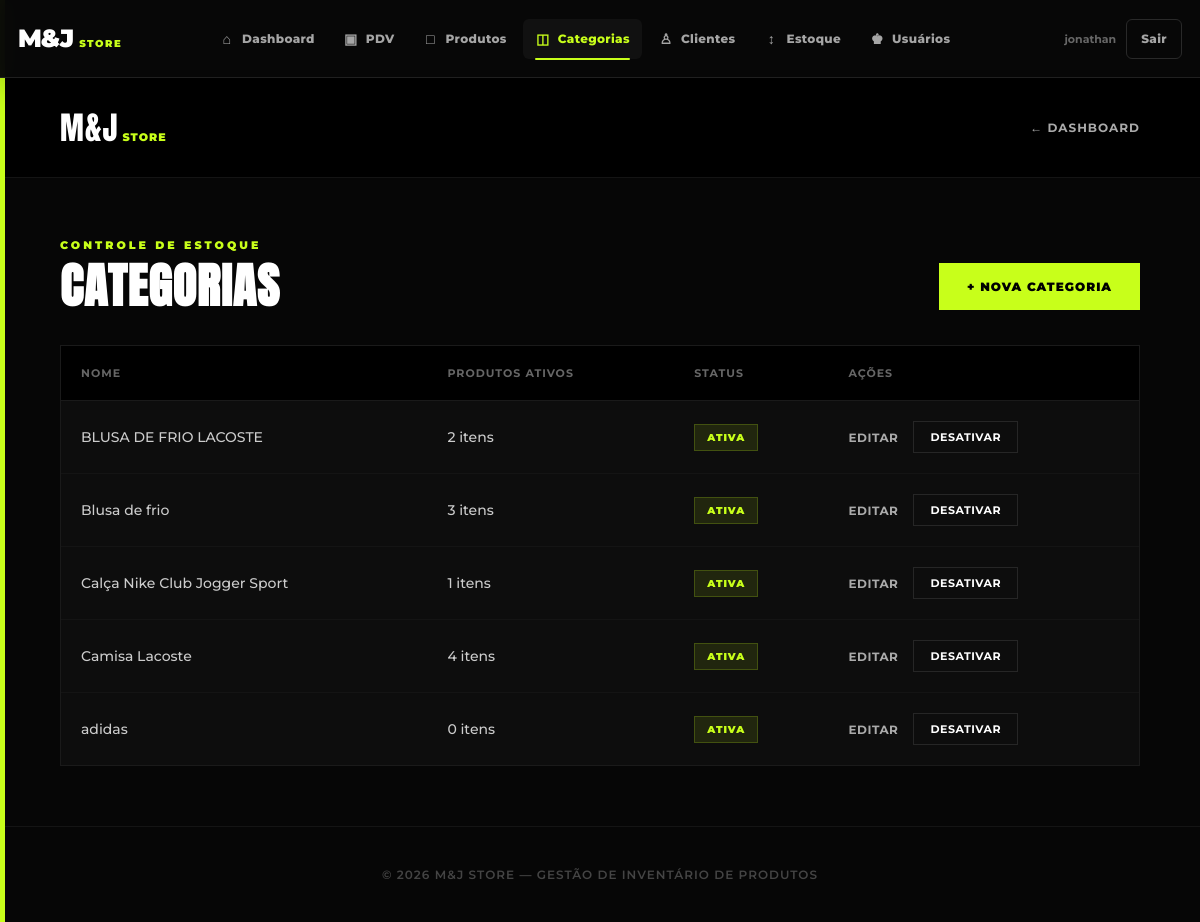
Page /categorias/ (signed in) on the committed database.
### app/models/categoria.py (models this page shows)
class Categoria(Base):
    __tablename__ = "categorias"
    id = Column(Integer, primary_key=True, autoincrement=True, index=True)
    nome = Column(String(100), nullable=False, unique=True)
    ativo = Column(Boolean, default=True)
    produtos = relationship("Produto", back_populates="categoria", lazy="select")

### app/controllers/categoria_controller.py (the view)
@router.get("/", response_class=HTMLResponse)
def listar_categorias(
    request: Request,
    db: Session = Depends(get_db),
    admin=Depends(get_admin)
):
    categorias = (
        db.query(Categoria)
        .order_by(Categoria.nome)
        .all()
    )
    return templates.TemplateResponse(
        request,
        "categorias/index.html",
        {
            "request": request,
            "usuario": admin,
            "categorias": categorias
        }
    )

### app/templates/categorias/index.html (shortened to what this page needs)
<!DOCTYPE html>
<html lang="pt-br">
<head>
    <link rel="stylesheet" href="/static/css/navbar.css">
</head>
<body>
    {% include "shared/navbar.html" %}
<header>
    <a href="/" class="logo-container">
        <span class="logo-main">M&J</span>
        <span class="logo-sub">STORE</span>
    </a>
    <a href="/" class="btn-voltar-painel">← Dashboard</a>
</header>
<main class="container">
    <div class="top-row">
        <div class="titulo-bloco">
            <span class="tag-contexto">Controle de Estoque</span>
            <h1 class="titulo-pagina">Categorias</h1>
        </div>
        <a href="/categorias/nova" class="btn-add-nova">+ Nova Categoria</a>
    </div>
    <div class="table-responsive">
        <table class="mj-table">
            <thead>
                <tr>
                    <th>Nome</th>
                    <th>Produtos Ativos</th>
                    <th>Status</th>
                    <th>Ações</th>
                </tr>
            </thead>
            <tbody>
                {% for c in categorias %}
                <tr>
                    <td class="categoria-nome">{{ c.nome }}</td>
                    <td>
                        {{ c.produtos|length if c.produtos else 0 }} itens
                    </td>
                    <td>
                        {% if c.ativo %}
                            <span class="status-badge ativa">Ativa</span>
                        {% else %}
                            <span class="status-badge inativa">Inativa</span>
                        {% endif %}
                    </td>
                    <td>
                        <div class="actions-cell">
                            <a href="/categorias/{{ c.id }}/editar" class="btn-link-edit">Editar</a>
                            <form action="/categorias/{{ c.id }}/toggle-ativo" method="post" style="display:inline">
                                <button type="submit" class="btn-toggle-status">
                                    {% if c.ativo %}
                                        Desativar
                                    {% else %}
                                        Ativar
                                    {% endif %}
                                </button>
                            </form>
                        </div>
                    </td>
                </tr>
                {% else %}
                <tr>
                    <td colspan="4" class="empty-row">
                        Nenhuma categoria cadastrada.
                    </td>
                </tr>
                {% endfor %}
            </tbody>
        </table>
    </div>
</main>
<footer>
    © 2026 M&J Store — Gestão de Inventário de Produtos
</footer>
</body>
</html>

### app/static/css/navbar.css (style rules this page uses)
:root { --navbar-bg: #080808; --navbar-border: #202020; --navbar-text: #a5a5a5; --navbar-hover: #ffffff; --navbar-neon: #c8ff1a; }
body { padding-top: 78px !important; }

### app/templates/categorias/index.html (style rules this page uses)
* { margin: 0; padding: 0; box-sizing: border-box; font-family: 'Montserrat', sans-serif; }
body { background: #060606; color: #fff; min-height: 100vh; display: flex; flex-direction: column; }
body::before { content: ''; position: fixed; left: 0; top: 0; width: 5px; height: 100%; background: #c8ff1a; z-index: 10; }
header { display: flex; justify-content: space-between; align-items: center; padding: 25px 5%; background-color: #000; border-bottom: 1px solid #141414; }
.logo-container { display: flex; align-items: baseline; text-decoration: none; color: #fff; }
.logo-main { font-family: 'Anton', sans-serif; font-size: 32px; letter-spacing: 1px; text-transform: uppercase; }
.logo-sub { color: #c8ff1a; font-size: 11px; font-weight: 900; margin-left: 4px; letter-spacing: 1px; }
.btn-voltar-painel { text-decoration: none; color: #aaa; font-size: 12px; font-weight: 700; text-transform: uppercase; letter-spacing: 1px; transition: color 0.2s ease; }
.container { max-width: 1200px; width: 100%; margin: 0 auto; padding: 60px 5%; flex: 1; }
.top-row { display: flex; justify-content: space-between; align-items: flex-end; margin-bottom: 35px; gap: 20px; flex-wrap: wrap; }
.titulo-bloco { display: flex; flex-direction: column; }
.tag-contexto { color: #c8ff1a; font-size: 11px; font-weight: 900; letter-spacing: 3px; text-transform: uppercase; }
.titulo-pagina { font-family: 'Anton', sans-serif; font-size: clamp(32px, 5vw, 48px); margin-top: 10px; text-transform: uppercase; letter-spacing: 1px; line-height: 1; }
.btn-add-nova { background: #c8ff1a; color: #000; text-decoration: none; padding: 16px 28px; font-size: 12px; font-weight: 900; text-transform: uppercase; letter-spacing: 1px; transition: all 0.2s ease; }
.table-responsive { width: 100%; overflow-x: auto; border: 1px solid #1a1a1a; background: #0d0d0d; }
.mj-table { width: 100%; border-collapse: collapse; text-align: left; color: #fff; min-width: 600px; }
.mj-table th { background: #000; color: #666; font-size: 11px; font-weight: 700; text-transform: uppercase; letter-spacing: 1px; padding: 20px; border-bottom: 1px solid #1a1a1a; }
.mj-table td { padding: 20px; font-size: 14px; font-weight: 500; border-bottom: 1px solid #141414; color: #ccc; vertical-align: middle; }
.mj-table tr:last-child td { border-bottom: none; }
.categoria-nome { font-weight: 700; color: #fff; font-size: 15px; }
.status-badge { font-size: 10px; font-weight: 900; text-transform: uppercase; letter-spacing: 1px; padding: 6px 12px; display: inline-block; }
.status-badge.ativa { background: rgba(200, 255, 26, 0.1); color: #c8ff1a; border: 1px solid rgba(200, 255, 26, 0.2); }
.actions-cell { display: flex; align-items: center; gap: 15px; }
.btn-link-edit { text-decoration: none; color: #aaa; font-size: 12px; font-weight: 700; text-transform: uppercase; letter-spacing: 0.5px; transition: color 0.2s ease; }
.btn-toggle-status { background: transparent; border: 1px solid #262626; color: #fff; padding: 8px 16px; font-size: 11px; font-weight: 700; text-transform: uppercase; letter-spacing: 0.5px; cursor: pointer; transition: all 0.2s ease; }
footer { text-align: center; color: #444; font-size: 12px; font-weight: 600; letter-spacing: 1px; padding: 40px; border-top: 1px solid #141414; margin-top: auto; text-transform: uppercase; }

### rows in the picture
Categoria: nome "BLUSA DE FRIO LACOSTE", produtos|length "2", ativo "ATIVA"
Categoria: nome "Blusa de frio", produtos|length "3", ativo "ATIVA"
Categoria: nome "Calça Nike Club Jogger Sport", produtos|length "1", ativo "ATIVA"
Categoria: nome "Camisa Lacoste", produtos|length "4", ativo "ATIVA"
Categoria: nome "adidas", produtos|length "0", ativo "ATIVA"
